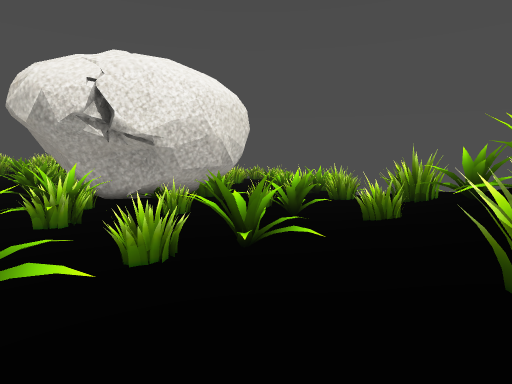
view 1 (above)

24 first-person views from a walk through a 3-D level made in the Godot game engine. The camera is 1.2 m above the floor, tilts 8° down and sees 80° across. The floor is counted in squares, 1 m on a side. Each view is taken from the middle of a square. On the plan, view 1 faces up. The plan holds only what a view shows up to about 13 squares ahead; the rest is blank. The place goes on beyond the plan. Some surface patterns are stand-ins.

view 2
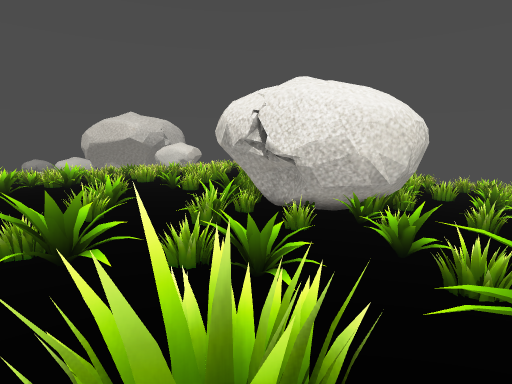

view 3
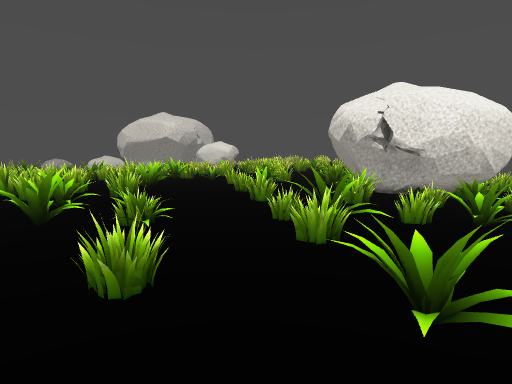

view 4
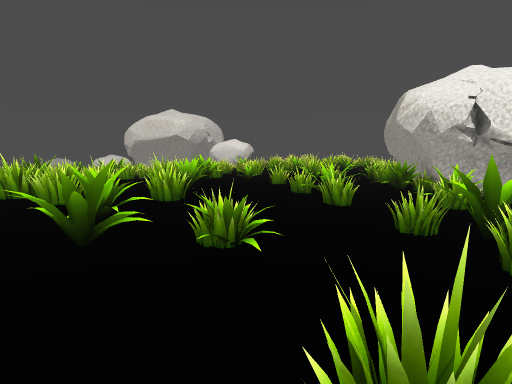

view 5
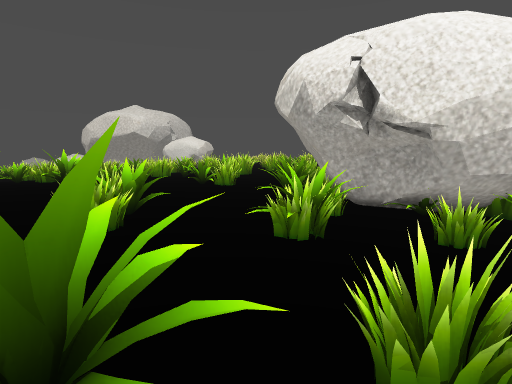

view 6
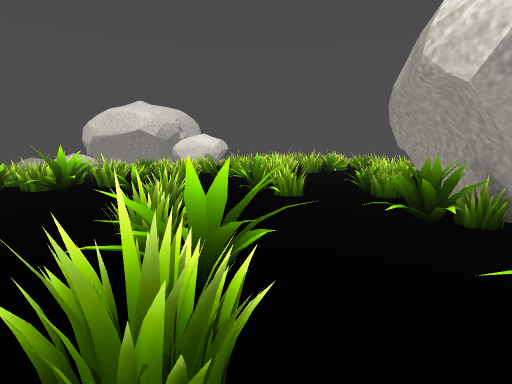

view 7
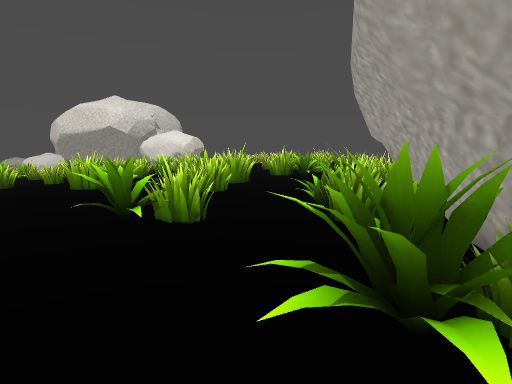

view 8
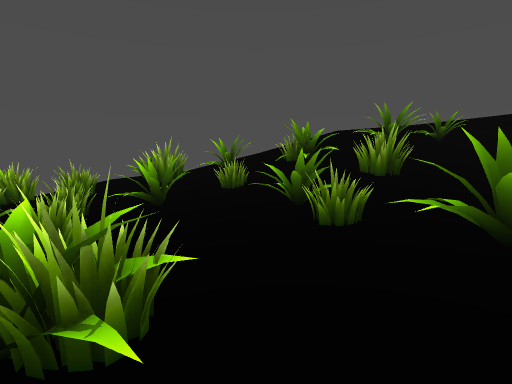

view 9
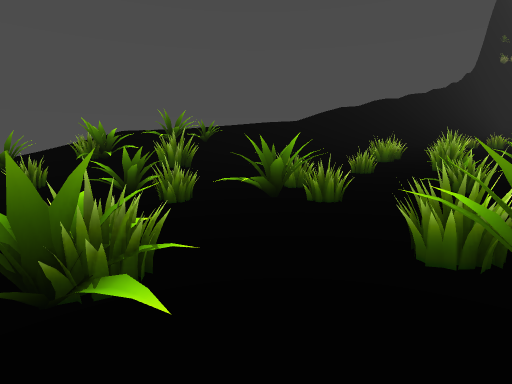

view 10
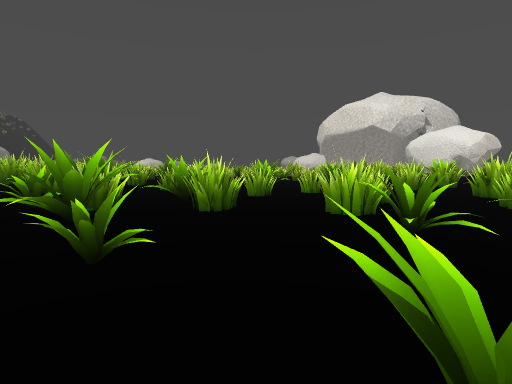

view 11
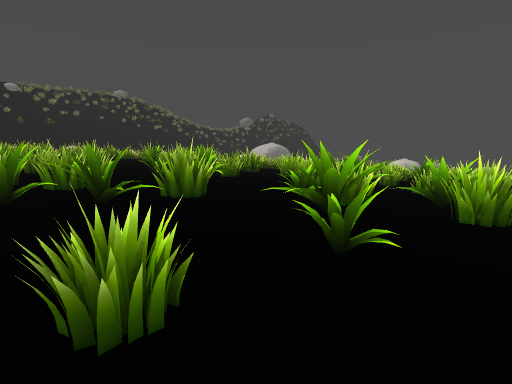

view 12
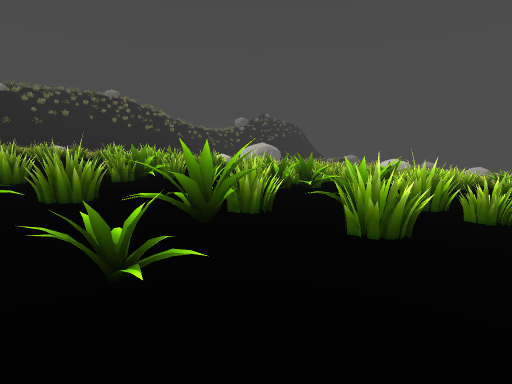

view 13
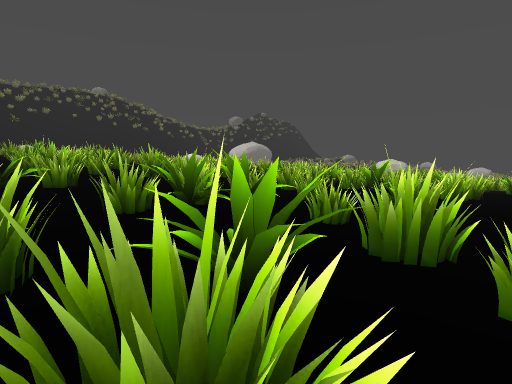

view 14
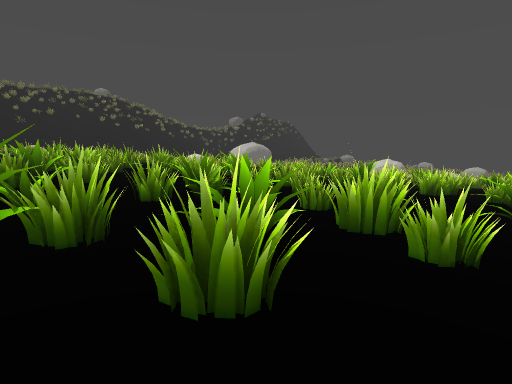

view 15
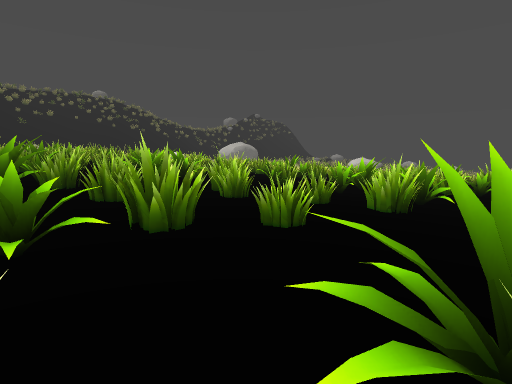

view 16
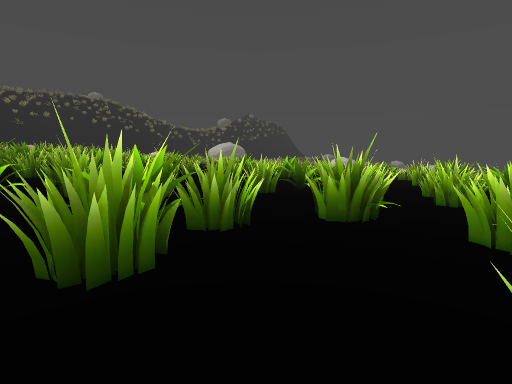

view 17
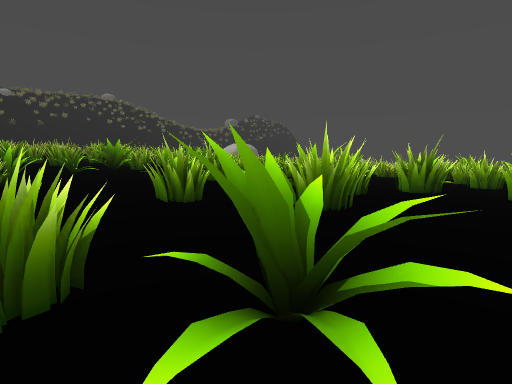

view 18
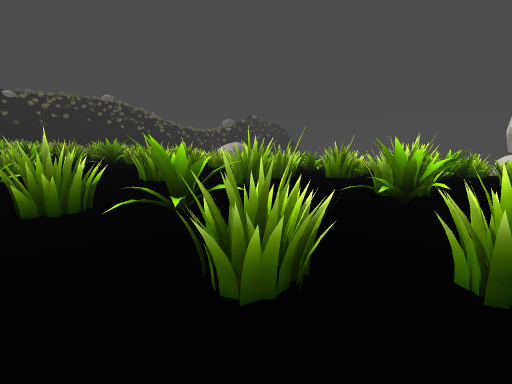

view 19
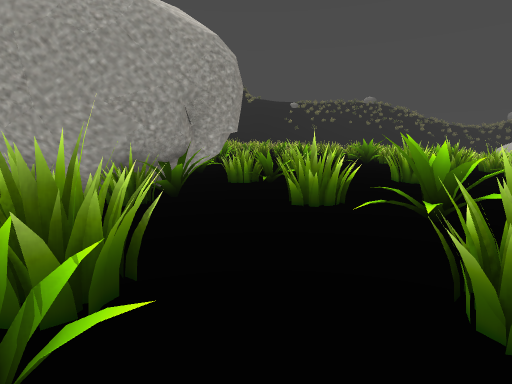

view 20
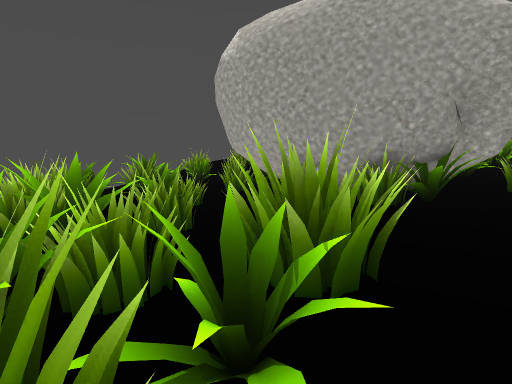

view 21
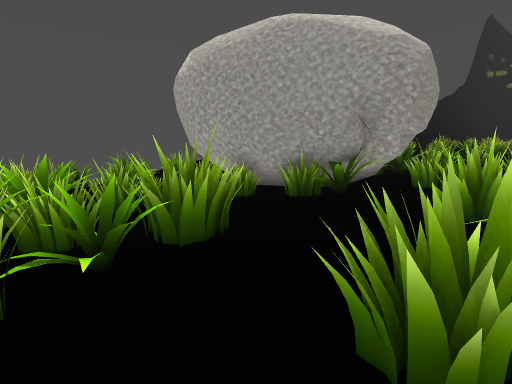

view 22
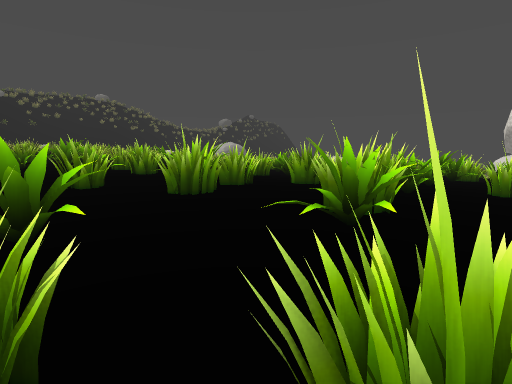

view 23
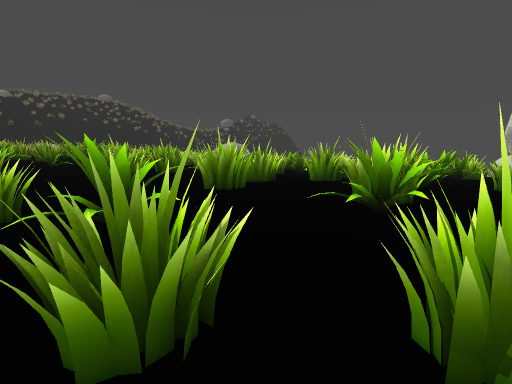

view 24
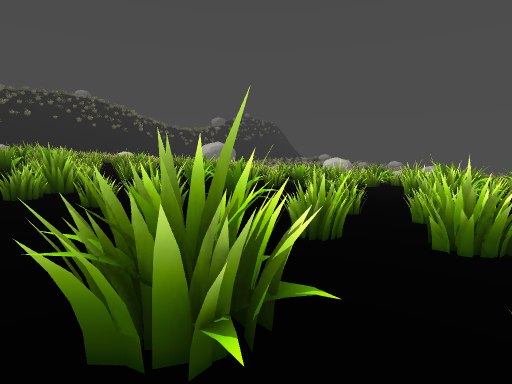

### Floor plan
Key: @ floor where view 1 was taken; # wall or solid block; x gap in a wall; . main floor; : floor 0.25 m higher than the main floor; - floor 0.25 m lower than the main floor; + floor 0.5 m higher than the main floor; _ floor 0.5 m lower than the main floor; / step, stairs or slope; = window, fence, low wall or low ledge; ^ raised ledge; O other object.
Columns run from 32 left of view 1 to 5 right of it. Each row starts with its distance up from view 1.
 21                  .. =...#==#=#
 20            ==   ../.== .====##== =#
 19              == #=/..==.=x.==##= =
 18       =#     #= =#/.//.. # = ==_ #  =
 17        = =   =......=#.. .   =/     =
 16 #      ==^  /#......=#=. . ###    =##
 15 ===##= ==== /===#==..==. ######   #==
 14 # =# = ====  ..=#=......=##   ## ==
 13 #=     =/--  .....==..=###    ## /-#=
 12 =    =--///#=.....==..==##    ## ==#=
 11   == =---= =..==..=..  ..##   ##  .==
 10      __-    =  ====:::= .####### ..==
  9       #-=/  .   =.:::== .=#####==...==
  8    == #==/-..= =.:    :  ..#..=..#. #=
  7    =/  ----.#.===::=:    ..#=....=/ /
  6  = =   ==  .=.#===:=:==:::..=...::=/=/
  5 ==== = ==-==....=#=::::===::::::=/////
  4   =  = -   /...:==/:++::=x=:::===//=#/
  3     #  -==/#O#=:=:=+=+ +::=::/==++/==/
  2     =   ===#===:::=#== ++:::=##++==///
  1       == ===.:::     #=++::: :=++/#/=/
  0       == ==== ::    = ==++:: +=+@///#/
 -1           =.  =##   =  +++==++++==  =/
 -2          ==   ==#:==+====///++=++/  //
 -3              == ====+=   == +==+
 -4              =#             = +  /

Positions as (right, up) in squares from view 1, and headings:
1: (0, 0), facing up
2: (3, 1), facing up-left
3: (1, -4), facing up-left
4: (-2, -4), facing up-left
5: (-1, 2), facing up-left
6: (-5, 3), facing up-left
7: (-6, 7), facing up-left
8: (-6, 5), facing right
9: (-7, 7), facing down-right
10: (-10, 8), facing left
11: (-10, 8), facing down-left
12: (-12, 9), facing down-left
13: (-16, 8), facing down-left
14: (-15, 9), facing down-left
15: (-14, 14), facing down-left
16: (-14, 18), facing down-left
17: (-10, 18), facing down-left
18: (-9, 21), facing down-left
19: (-9, 21), facing down
20: (-9, 21), facing down-right
21: (-11, 21), facing down-right
22: (-11, 21), facing down-left
23: (-10, 21), facing down-left
24: (-18, 17), facing down-left
